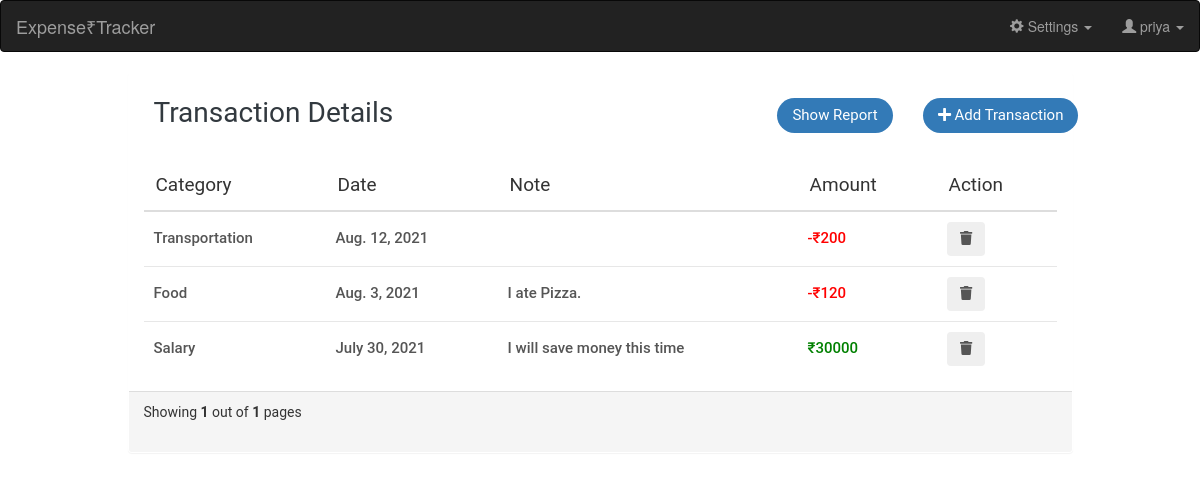
The app's page /transaction-history (signed in) with its own data.
### ExpenseTrackerApp/models.py (models this page shows, shortened)
class transaction_details(models.Model):
    user_id = models.ForeignKey(User, on_delete=models.CASCADE)
    date = models.DateField(auto_now=False, auto_now_add=False)
    amount = models.IntegerField()
    transaction_type = models.TextField()
    category = models.TextField()
    note = models.CharField(max_length= 500, null = True)

### ExpenseTrackerApp/views.py (the view)
# urls.py: path('transaction-history', views.transaction_history, name = 'transaction_history'),
def transaction_history(request):
    if request.user.is_authenticated:
        transaction_detail = transaction_details.objects.filter(user_id = request.user).order_by('-date')
        paginator = Paginator(transaction_detail, 8)
        page_number = request.GET.get('page')
        page_obj = Paginator.get_page(paginator, page_number)
        context = {
            'transaction_detail': transaction_detail,
            'page_obj' : page_obj
        }
        return render(request, 'transaction_history.html', context)
    else:
        return redirect('/login')

### templates/transaction_history.html (shortened to what this page needs)
<!DOCTYPE html>
<html>
<head>
  <link rel="stylesheet" type="text/css" href="static/transaction_history.css">
  <link rel="stylesheet" href="https://maxcdn.bootstrapcdn.com/bootstrap/3.4.1/css/bootstrap.min.css">
</head>
<body>
{% extends "base.html" %}
{% block content %}
<div class="container">
    <div class="row">
        <div class="col-md-offset-1 col-md-10">
            <div class="panel">
                <div class="panel-heading">
                    <div class="row">
                        <div class="col col-sm-8 col-xs-12">
                            <h4 class="title">Transaction Details</h4>
                        </div>
                        <div class="col-sm-2 col-xs-12 text-right">
                            <a href="/report" class="btn btn-primary btn-sm">Show Report</a>
                        </div>
                        <div class="col-sm-2 col-xs-12 text-right">
                            <a href="/transaction" class="btn btn-primary btn-sm"><i class="fas fa-plus"></i> Add Transaction</a>
                        </div>
                    </div>
                </div>
                <div class="panel-body table-responsive">
                    <table class="table">
                        <thead>
                            <tr>
                                <th>Category</th>
                                <th>Date</th>
                                <th>Note</th>
                                <th>Amount</th>
                                <th>Action</th>
                            </tr>
                        </thead>
                        <tbody>
                            {% for details in page_obj %}
                            <tr>
                                <td>{{details.category}}</td>
                                <td>{{details.date}}</td>
                                <td>{{details.note}}</td>
                                {% if details.transaction_type == "Expense" %}
                                <td style = "color: red">-₹{{details.amount}}</td>
                                {% else %}
                                <td style = "color: green">₹{{details.amount}}</td>
                                {% endif %}
                                <td>
                                    <ul class="action-list">
                                        <form action = "{% url 'delete_data' details.id %}" method = 'POST'>
                                        <li><button type="submit" class="btn"><em class="fa fa-trash"></em></a></li>
                                        </form>
                                    </ul>
                                </td>
                            </tr>
                            {% endfor %}
                        </tbody>
                    </table>
                </div>
                <div class="panel-footer">
                    <div class="row">
                        <div class="col col-xs-6"> Showing <b>{{page_obj.number}}</b> out of <b>{{page_obj.paginator.num_pages}}</b> pages</div>
                        <div class="col-xs-6">
                        </div>
                    </div>
                </div>
            </div>
        </div>
    </div>
</div>
{% endblock %}

### templates/base.html (shortened to what this page needs)
<nav class="navbar navbar-inverse">
    <div class="container-fluid">
      <div class="navbar-header">
        <a class="navbar-brand" href="/login">Expense₹Tracker</a>
      </div>
      <ul class="nav navbar-nav navbar-right">
        <li class="dropdown">
          <a class="dropdown-toggle" data-toggle="dropdown"><span class="glyphicon glyphicon-cog"></span> Settings
          <span class="caret"></span></a>
          </li>
        <li lass="dropdown"><a class="dropdown-toggle" data-toggle="dropdown"><span class="glyphicon glyphicon-user"></span> {{request.user}}
        <span class="caret"></span></a>
        </li>
        </ul>
    </div>
</nav>
{% block content %}
{% endblock %}

### static/transaction_history.css (style rules this page uses)
.panel { font-family: 'Roboto', sans-serif; padding: 0; border: none; box-shadow: 0 .3rem .8rem rgba(0, 0, 0, .12); }
.panel .panel-heading { background: #fff; padding: 25px 25px 10px; border-radius: 0; }
.panel .panel-heading .title { color: #32393f; font-size: 28px; font-weight: 400; line-height: 30px; text-transform: capitalize; margin: 0; }
.panel .panel-heading .btn { font-size: 15px; padding: 6px 15px; border-radius: 50px; border: none; transition: all 0.3s ease 0s; }
.panel .panel-body { border-radius: 0; }
.panel .panel-body .table thead tr th { color: #333; font-size: 19px; font-weight: 400; padding: 12px; }
.panel .panel-body .table thead tr th:last-child { width: 120px; }
.panel .panel-body .table tbody tr td { color: #555; background: #fff; font-size: 15px; font-weight: 500; padding: 10px; vertical-align: middle; border-color: #e7e7e7; }
.panel .panel-body .table tbody .action-list { padding: 0; margin: 0; list-style: none; }

### records on screen
transaction_details: category "Transportation", date "Aug. 12, 2021", amount "200"
transaction_details: category "Food", date "Aug. 3, 2021", note "I ate Pizza.", amount "120"
transaction_details: category "Salary", date "July 30, 2021", note "I will save money this time", amount "30000"

### other values on screen
{{ request.user }} "priya"
{{ page_obj.number }} "1"
{{ page_obj.paginator.num_pages }} "1"
